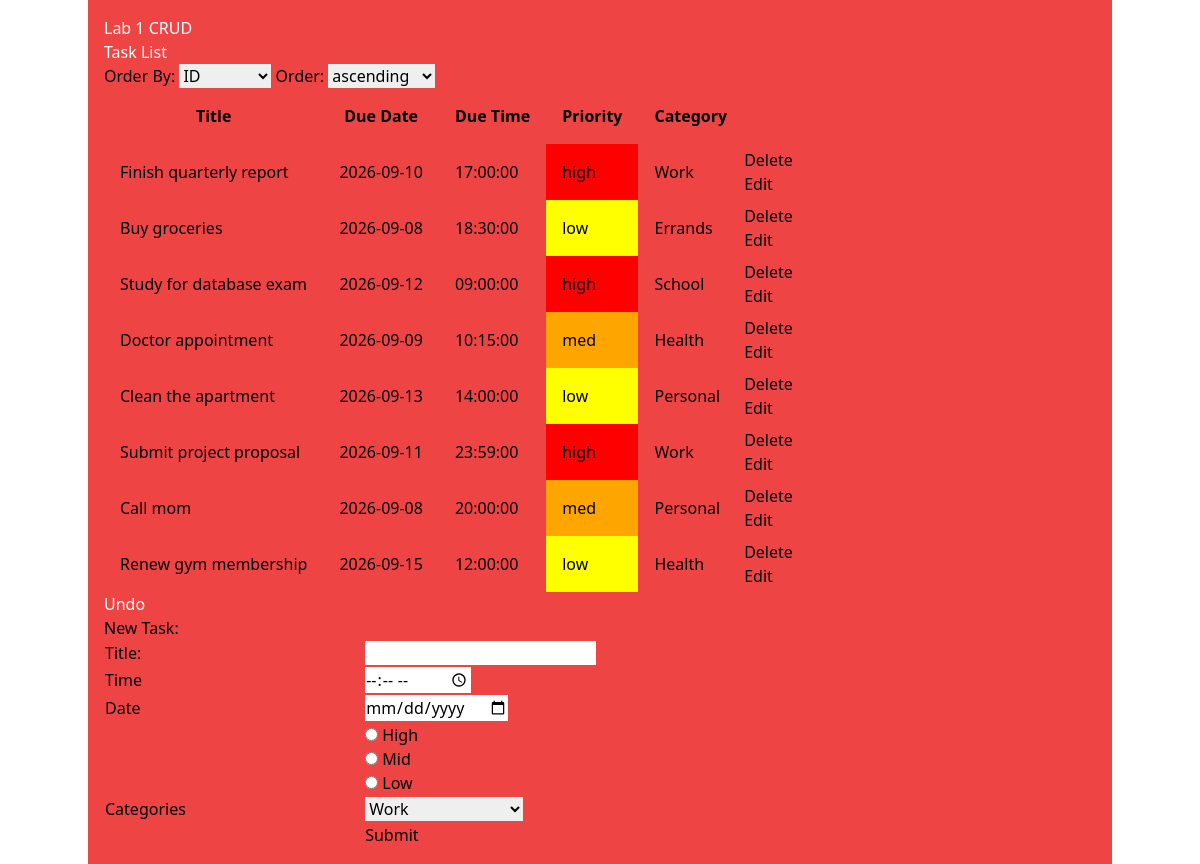
The page /pages/homePage.php on the database its author committed.
### tables this page shows
CREATE TABLE `task` (
  `id` INT UNSIGNED NOT NULL AUTO_INCREMENT,
  `title` VARCHAR(255) NOT NULL,
  `due_date` DATE NOT NULL,
  `due_time` TIME NOT NULL,
  `priority` ENUM('low', 'med', 'high') NOT NULL DEFAULT 'med',
  `category_id` INT UNSIGNED DEFAULT NULL,
  PRIMARY KEY (`id`),
  KEY `fk_task_category` (`category_id`),
  CONSTRAINT `fk_task_category` FOREIGN KEY (`category_id`)
    REFERENCES `category` (`id`)
    ON DELETE SET NULL
    ON UPDATE CASCADE
);

CREATE TABLE `category` (
  `id` INT UNSIGNED NOT NULL AUTO_INCREMENT,
  `name` VARCHAR(100) NOT NULL,
  PRIMARY KEY (`id`)
);

### components/tasklist.php (the view, shortened to what this page needs)
<?php
require_once __DIR__ . '/../connector/connector.php';
$order = $_GET['order'] ?? 'id';
$asc_desc = $_GET['asc_desc'] ?? 'ASC';
$sql = "SELECT
task.title,
task.id,
task.due_date,
task.due_time,
task.priority,
category.name as category
FROM task
LEFT JOIN category ON task.category_id = category.id
ORDER BY {$order} {$asc_desc};
";
$taskList = $conn->query($sql);
$class = "p-4";
?>
<h1 class='text-white'>Task List</h1>
<form action = "homepage.php" method="GET">
    <label for='order'> Order By: </label>
    <select name='order' id='order' onchange='this.form.submit()'>
        <option value = 'id'<?php echo ($order === 'id') ? 'selected' : '' ?>>ID</option>
    </select>
    <label for='asc_desc'> Order: </label>
    <select name='asc_desc' id='asc_desc' onchange='this.form.submit()'>
        <option value = 'ASC'<?php echo ($asc_desc === 'ASC') ? 'selected' : '' ?>>ascending</option>
    </select>
</form>
<?php
echo "<table class = 'border-4'>
        <thead class = 'border-4'>
            <tr>
                <th class = 'p-4'> Title </th>
                <th class = 'p-4'> Due Date</th>
                <th class = 'p-4'> Due Time</th>
                <th class = 'p-4'> Priority</th>
                <th class = 'p-4'> Category</th>
            </tr>
        </thead>
        <tbody>";
if ($taskList->num_rows > 0) {
    while($task = $taskList->fetch_assoc()) {
        $prio = $task["priority"];
        $color = match($prio){
            "low" => "yellow",
            "med" => "orange",
            "high" => "red",
            default => "blue"
        };
        echo "<tr>
            <td class = {$class}>{$task["title"]}</td>
            <td class = {$class}>{$task["due_date"]}</td>
            <td class = {$class}>{$task["due_time"]}</td>
            <td class = {$class} style = 'background-color:{$color}'>{$task["priority"]}</td>
            <td class = {$class}>{$task["category"]}</td>
            <td>
                <form class = 'actions' id = 'del{$task["id"]}' action='../helpers/deleteTask.php' method = 'post'>
                    <input type = 'text' style = 'display:none' name = 'TaskID' value = {$task["id"]}>
                    <button type = 'button' onclick = 'confirmDel(\"del{$task["id"]}\")'>Delete</button>
                </form>
                <form class = 'actions' action='editForm.php' method = 'post'>
                    <input type = 'text' style = 'display:none' name = 'TaskID' value = {$task["id"]}>
                    <button type = 'submit'>Edit</button>
                </form>
            </td>
            ";
        echo "</tr>";
    }
}
else {
    echo "<td> Zero Results </td>";
}
echo "    </tbody>
            </table>";
?>

### pages/homePage.php (shortened to what this page needs)
<!DOCTYPE html>
<html>
    <head>
        <link rel="stylesheet" href="../assets/css/app.css">
    </head>
    <body>
        <div class="container mx-auto bg-red-500 p-4">
            <h1 class="text-white">Lab 1 CRUD</h1>
            <?php
            include __DIR__ . '/../components/tasklist.php';
            include __DIR__ . '/../components/undoButton.php';
            include __DIR__ . '/../components/taskform.php';
            ?>
        </div>
    </body>
</html>

### components/undoButton.php
<?php
    echo '<form action="../helpers/undoDelete.php" method="post">
        <input type="hidden" name="action" value="undo">
        <button type="submit" class="bg-blue-500 hover:bg-blue-700 text-white font-bold py-2 px-4 rounded">Undo</button>
    </form>';
?>

### components/taskform.php (shortened to what this page needs)
<h3>New Task:</h3>
    <form action="../helpers/addTask.php" method="get">
        <table style="width:100%">
            <tr>
                <td class="tlabel">Title:</td>
                <td><input type="text" name="title" required></td>
            </tr>
            <tr>
                <td class="tlabel">Time</td>
                <td><input type="time" name="time" required></td>
            </tr>
            <tr>
                <td class="tlabel">Date</td>
                <td><input type="date" name="date" required></td>
            </tr>
            <tr>
                <td class="tlabel"></td>
                <td><input type="radio" name="priority" value="2"> High<br>
                    <input type="radio" name="priority" value="1"> Mid<br>
                    <input type="radio" name="priority" value="0"> Low</td>
            </tr>
            <tr>
                <td class="tlabel">Categories</td>
                <td>
                    <select class="expand" name="category">
                        <?php
                            require_once __DIR__ . '/../helpers/allCategories.php';
                            ?>
                    </select>
                </td>
            </tr>
            <tr>
                <td class="tlabel"></td>
                <td><input type="submit"></td>
            </tr>
        </table>
    </form>

### helpers/allCategories.php
<?php
require_once __DIR__ . '/../connector/connector.php';
$sql = "SELECT id, name FROM category";
$result = $conn->query($sql);
if ($result->num_rows > 0) {
    while($row = $result->fetch_assoc()) {
        echo "<option value='" . $row["id"] . "'>" . $row["name"] . "</option>";
    }
}
else {
    echo "0 results";
}
?>

### assets/css/app.css (style rules this page uses)
html, :host { line-height: 1.5; -webkit-text-size-adjust: 100%; -moz-tab-size: 4; -o-tab-size: 4; tab-size: 4; font-family: ui-sans-serif, system-ui, sans-serif, "Apple Color Emoji", "Segoe UI Emoji", "Segoe UI Symbol", "Noto Color Emoji"; font-feature-settings: normal; font-variation-settings: normal; -webkit-tap-highlight-color: transparent; }
body { margin: 0; line-height: inherit; }
h1, h2, h3, h4, h5, h6 { font-size: inherit; font-weight: inherit; }
table { text-indent: 0; border-color: inherit; border-collapse: collapse; }
button, input, optgroup, select, textarea { font-family: inherit; font-feature-settings: inherit; font-variation-settings: inherit; font-size: 100%; font-weight: inherit; line-height: inherit; letter-spacing: inherit; color: inherit; margin: 0; padding: 0; }
button, select { text-transform: none; }
button, input:where([type='button']), input:where([type='reset']), input:where([type='submit']) { -webkit-appearance: button; background-color: transparent; background-image: none; }
blockquote, dl, dd, h1, h2, h3, h4, h5, h6, hr, figure, p, pre { margin: 0; }
input::placeholder, textarea::placeholder { opacity: 1; color: #9ca3af; }
button, [role="button"] { cursor: pointer; }
.container { width: 100%; }
@media (min-width: 640px) { .container { max-width: 640px; } }
@media (min-width: 768px) { .container { max-width: 768px; } }
@media (min-width: 1024px) { .container { max-width: 1024px; } }
.mx-auto { margin-left: auto; margin-right: auto; }
.bg-red-500 { --tw-bg-opacity: 1; background-color: rgb(239 68 68 / var(--tw-bg-opacity, 1)); }
.p-4 { padding: 1rem; }
.text-white { --tw-text-opacity: 1; color: rgb(255 255 255 / var(--tw-text-opacity, 1)); }

### rows shown on the page
task: title "Finish quarterly report", due_date "2026-09-10", due_time "17:00:00", priority "high", category.name "Work"
task: title "Buy groceries", due_date "2026-09-08", due_time "18:30:00", priority "low", category.name "Errands"
task: title "Study for database exam", due_date "2026-09-12", due_time "09:00:00", priority "high", category.name "School"
task: title "Doctor appointment", due_date "2026-09-09", due_time "10:15:00", priority "med", category.name "Health"
task: title "Clean the apartment", due_date "2026-09-13", due_time "14:00:00", priority "low", category.name "Personal"
task: title "Submit project proposal", due_date "2026-09-11", due_time "23:59:00", priority "high", category.name "Work"
task: title "Call mom", due_date "2026-09-08", due_time "20:00:00", priority "med", category.name "Personal"
task: title "Renew gym membership", due_date "2026-09-15", due_time "12:00:00", priority "low", category.name "Health"

### other values the page prints
form field category "Work"
